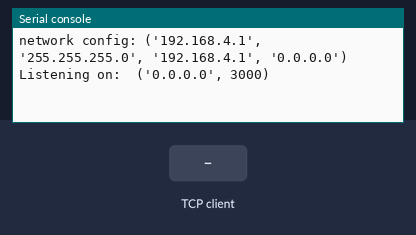
The program below on a simulated ESP32 board running MicroPython. On the bench: the last lines printed to the serial console. The test bench sets the inputs (shaded band). The board's own WiFi access point starts at once; one TCP client connects 1 s after the port opens and stays connected.

Above: at 1.2 s.
1.3 s: the TCP client sends "A"
At 1.7 s:
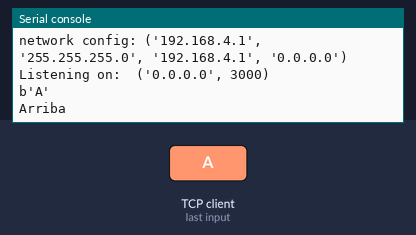
2.8 s: the TCP client sends "B"
At 4.0 s:
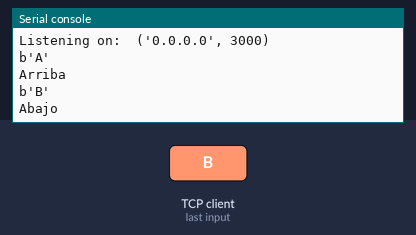
4.3 s: the TCP client sends "C"
At 5.2 s:
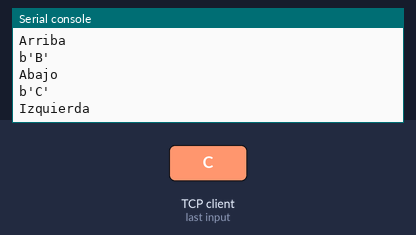
5.8 s: the TCP client sends "D"
At 6.3 s:
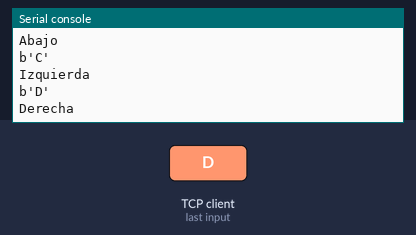
7.3 s: the TCP client sends "E"
At 8.6 s:
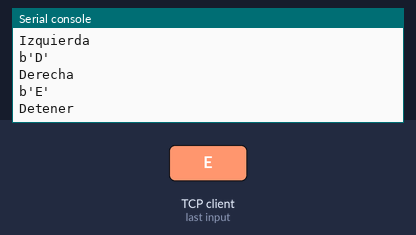

The program:

main.py
```python
# import usocket as socket
import socket

# Agregar nport de donde está el servidor TCP, en el ejemplo: 3000
serverAddressPort = socket.getaddrinfo('0.0.0.0', 3000)[0][-1]
# Cantidad de bytes a recibir
bufferSize  = 128

# Descomentar si el esp32 será una estación
# from wifiSTA import connectSTA as connect

# Descomentar si el esp32 estará en modo de acceso AP
from wifiAP import apConfig as connect

# poner acá el nombre de red ssid y password para conectarse
connect("miRed", "87654321")

# Esta función es de ejemplo,
# Lo que se plantea acá es saber qué hacer con el dato recibido
# En el ejemplo solo se está imprimiendo por terminal
def exec(data):
    print(data)
    if data == b'A':
        print("Arriba")
    elif data == b'B':
        print("Abajo")
    elif data == b'C':
        print("Izquierda")
    elif data == b'D':
        print("Derecha")
    elif data == b'E':
        print("Detener")
    else:
        print("Otra opcion")

sk = socket.socket()
sk.bind(serverAddressPort)
sk.listen(1)
print("Listening on: ", serverAddressPort)

while True:
    conn, addr = sk.accept()
    while True:
        data = conn.recv(bufferSize)
        # Si dato fue recibido, se decide que hacer con el.
        if data:
            exec(data)
            # Con la siguiente instruccion se pueden enviar datos al
            # dispositivo conectado
            conn.sendall("ok")
            # conn.send("ok")
    conn.close()
```

wifiAP.py
```python
def apConfig(ssid, pwd):
    import network
    ap_if = network.WLAN(network.AP_IF)
    ap_if.active(True)
    ap_if.config(essid=ssid, password=pwd)
    while not ap_if.active():
        pass
    print('network config:', ap_if.ifconfig())
```

Measured:
- after the input at 1.3 s, the serial console: prints a new line at once (image 1)
- after the input at 2.8 s, the serial console: prints a new line at once (image 2)
- after the input at 4.3 s, the serial console: prints a new line at once (image 3)
- after the input at 5.8 s, the serial console: prints a new line at once (image 4)
- after the input at 7.3 s, the serial console: prints a new line at once (image 5)
